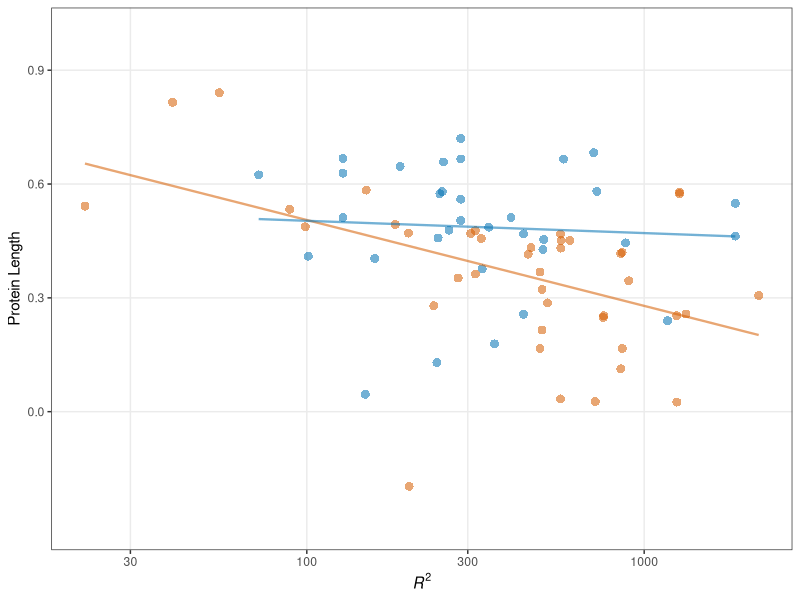
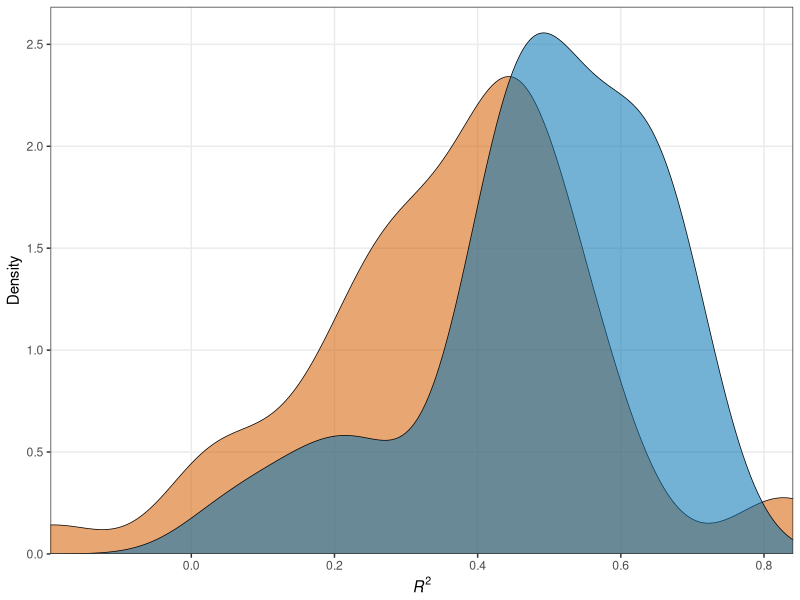
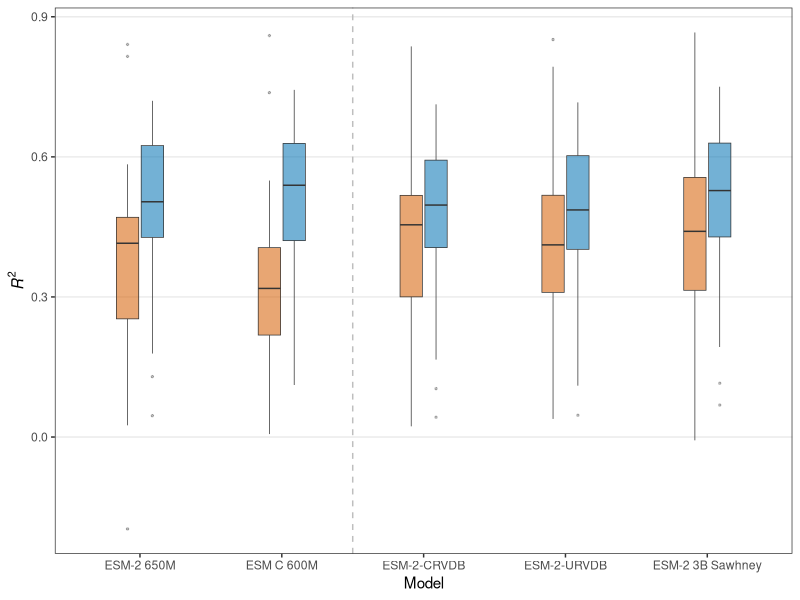
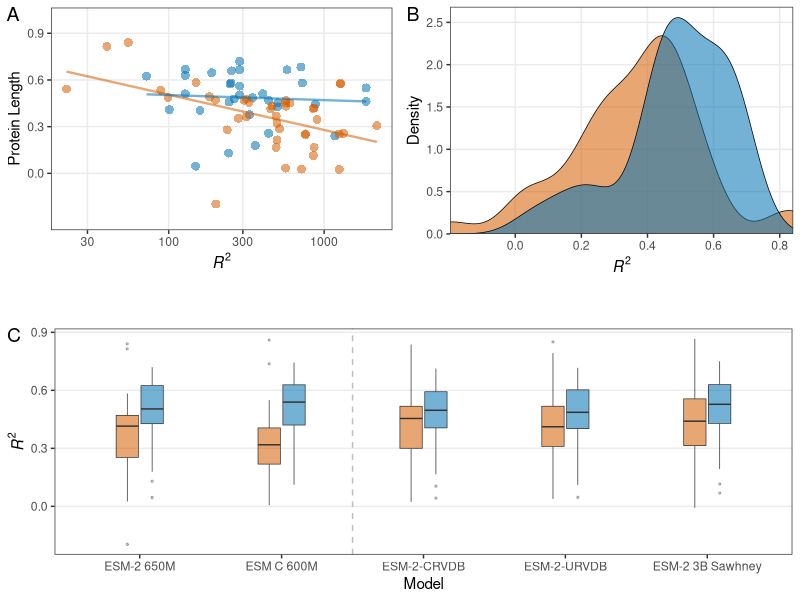
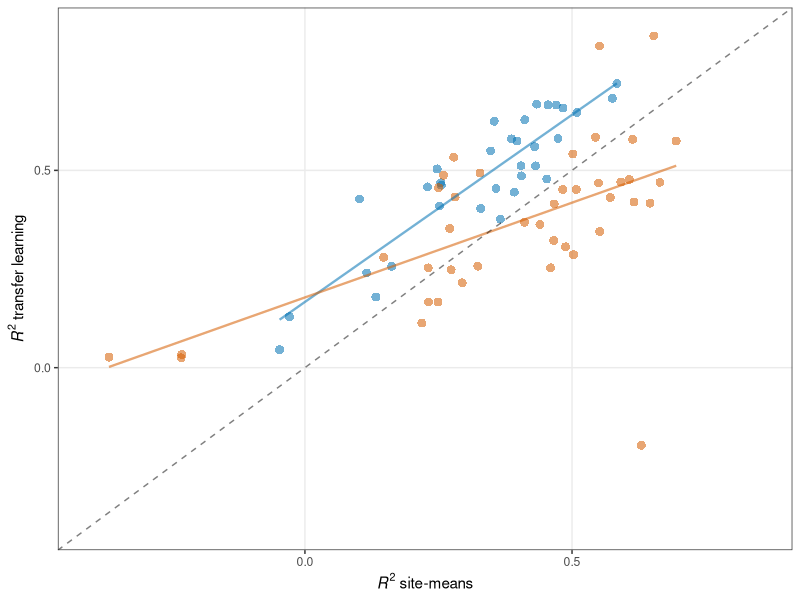
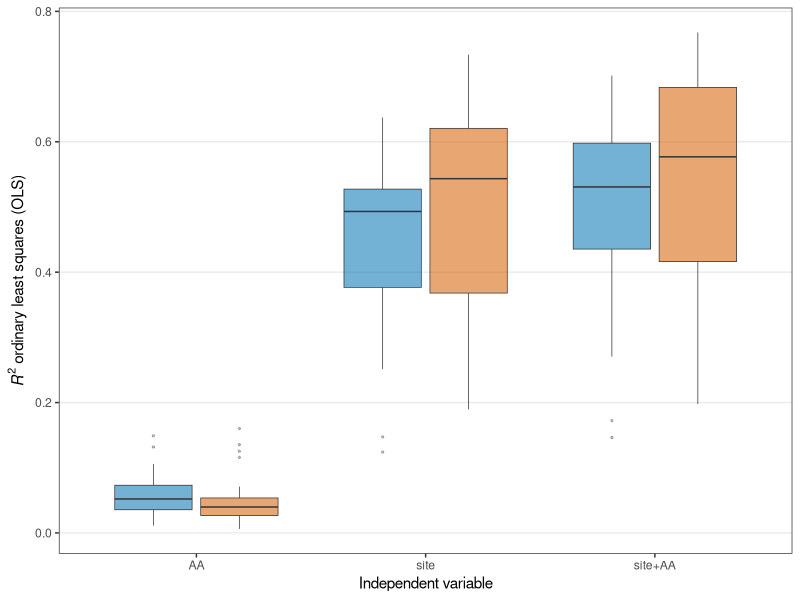
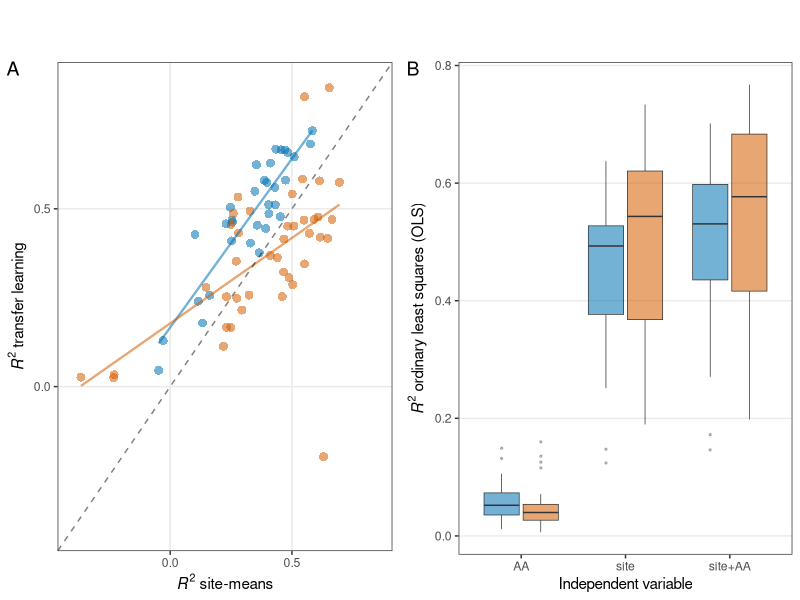
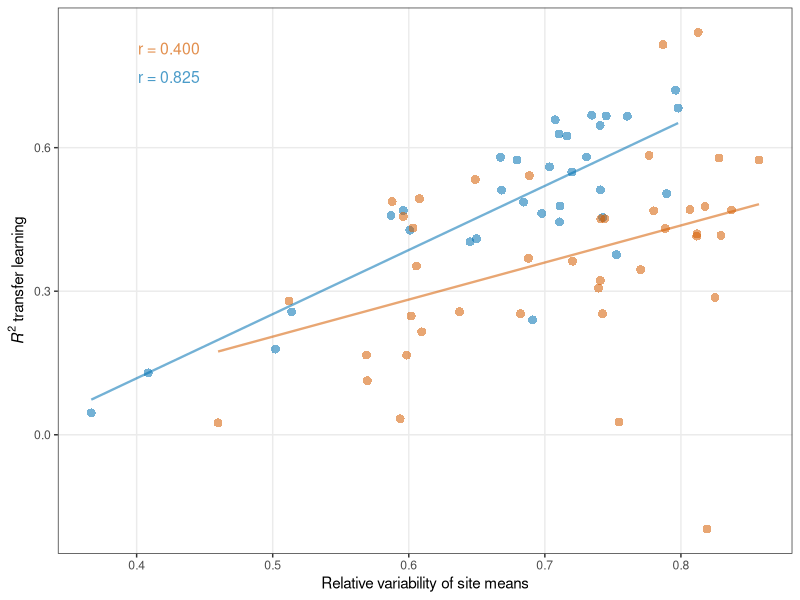

Write R code to recreate these figures, in order. (Note: this script raises an error after producing the figures.)
## ---- chunk 1
library(tidyverse)
library(ggpubr)
library(cowplot)
## ---- chunk 2
# lassoCV full results
full_res <- read_csv("../experiments/compiled_results/res_lassoCV_all_models.csv")
full_res
## ---- chunk 3
# Group and average
cols <- c("rho_score_test", "R2_score_test", "rho_score_train", "R2_score_train", "prot_length")

full_res_avg <- full_res %>%
  group_by(Model, Source, Dataset, Split) %>%
  summarise(across(all_of(cols), mean)) %>%
  mutate(Source = factor(Source, levels = c("viral", "cellular")))

full_res_avg
## ---- chunk 4
esm2_pooled_avg <- full_res_avg[full_res_avg$Model == "ESM-2 650M" & full_res_avg$Split == "Pooled Split",]
esm2_pooled_avg
## ---- chunk 5
# Figure 1 A
p1a <- ggplot(esm2_pooled_avg, aes(x = prot_length, y = R2_score_test, color = Source)) +
  scale_color_manual(values = c("viral" = "#D55E00", "cellular" = "#0072B2")) +
  geom_point(size = 3, alpha = 0.55, stroke=0) +
  geom_line(stat="smooth",method = "lm", size = 0.8, alpha = 0.55) +
  
  scale_x_log10(
    name=expression(italic(R)^2)
  ) +
  
  scale_y_continuous(
    name="Protein Length",
    limits = c(-0.3, 1),
    breaks = c(0, 0.3, 0.6, 0.9)
  ) +

  theme_bw() +
  theme(legend.position = 'none', legend.title = element_blank(), panel.grid.minor = element_blank())

print(p1a)
## ---- chunk 6
# Figure 1 B
p1b <- ggplot(esm2_pooled_avg, aes(x = R2_score_test)) +
  geom_density(aes(fill = Source),  alpha = 0.55, linewidth = 0.25) +
  scale_fill_manual(values = c("viral" = "#D55E00", "cellular" = "#0072B2")) +
  
  scale_y_continuous(name="Density",
                     expand = c(0, 0, 0.05, 0)) +
  
  scale_x_continuous(name=expression(italic(R)^2),
                     expand = c(0, 0, 0.0, 0.0)) +
  
  theme_bw() +
  theme(legend.position = 'none',
        legend.title = element_blank(),
        panel.grid.minor = element_blank(),
        plot.margin = margin(0.068, 0.068, 0.038, 0.068, "in"))

print(p1b)
## ---- chunk 7
# Figure 1 C
full_pooled_avg <- full_res_avg[full_res_avg$Split == "Pooled Split",] %>% 
 mutate(Model = factor(Model, levels = c('ESM-2 650M', 'ESM C 600M', 'ESM-2-CRVDB', 'ESM-2-URVDB', 'ESM-2 3B Sawhney')))

p1c <- ggplot(full_pooled_avg, aes(x = Model, y = R2_score_test, fill = Source)) +
  geom_boxplot(outlier.size = 0.5, outlier.alpha = 0.3, width = 0.35, alpha = 0.55, linewidth = 0.25) +
  scale_fill_manual(values = c("viral" = "#D55E00", "cellular" = "#0072B2")) +
  geom_vline(xintercept = 2.5, linetype = 'dashed', color = 'gray', linewidth = 0.5) +
  
  scale_x_discrete(name='Model') +
  scale_y_continuous(name=expression(italic(R)^2)) +
  
  theme_bw() +

   theme(
    legend.position = 'none',      
    legend.title = element_blank(),
    panel.grid.major.x = element_blank(),
    panel.grid.minor.y = element_blank(),
) 

p1c 



# Figure 1 C - version 2
# full_pooled_avg <- full_res_avg[full_res_avg$Split == "Pooled Split",] %>% 
#  mutate(Model = factor(Model, levels = c('ESM-2 650M', 'ESM C 600M', 'ESM-2-CRVDB', 'ESM-2-URVDB', 'ESM-2 3B Sawhney')))
# 
# p1c <- ggplot(full_pooled_avg, aes(x = Model, y = R2_score_test, fill = Source)) +
#   geom_boxplot(outlier.size = 0.5, outlier.alpha = 0.3, width = 0.35, alpha = 0.55, linewidth = 0.25, key_glyph='rect') +
#   scale_fill_manual(values = c("viral" = "#D55E00", "cellular" = "#0072B2")) +
#   geom_vline(xintercept = 2.5, linetype = 'dashed', color = 'gray', linewidth = 0.5) +
#   
#   scale_x_discrete(name='Model') +
#   scale_y_continuous(name=expression(italic(R)^2)) +
#   
#   theme_bw() +
# 
#    theme(
#     legend.position = c(1, 1.2),      
#     legend.justification = c("right", "top"),
#     legend.direction = "horizontal",
#     legend.title = element_blank(),
#     panel.grid.major.x = element_blank(),
#     panel.grid.minor.y = element_blank(),
#     plot.margin = margin(t = 50, r = 9, b = 9, l = 9),
# ) 
# 
#   
# p1c 
## ---- chunk 8
# Extract the shared legend from one of the plots
shared_legend <- get_legend(
  p1b + theme(
    legend.position = "top",
    legend.justification = c("right", "top"),
    legend.direction = "horizontal"
  )
)


# Specify positioning for figure composition
fig1_top <- plot_grid(p1a, p1b, ncol = 2, labels = c('A', 'B'), label_fontface = "plain")
fig1_bottom <- plot_grid(p1c, labels = c('C'), label_fontface = "plain")

# Compose figure 1
fig1 <- plot_grid(
  fig1_top,
  shared_legend,
  fig1_bottom,
  ncol = 1,
  rel_heights = c(1, 0.15, 1)
)

print(fig1)

#ggsave(path = '../experiments/figures', 'comp1_pLMs_res_v03.png', width = 8, height = 7, units = 'in', dpi = 600, bg='white')
## ---- chunk 9
# Figure 2 A
lassoCV_AVG <- read_csv("../experiments/compiled_results/res_lassoCV_x_AVG.csv", show_col_types = FALSE)

lassoCV_AVG
## ---- chunk 10
p2a <- ggplot(lassoCV_AVG, aes(x = R2_AVG, y = R2_ESM2_650M, color = Source)) +
  scale_color_manual(values = c("viral" = "#D55E00", "cellular" = "#0072B2")) +
  geom_point(size = 3, alpha = 0.55, stroke=0) +
  geom_line(stat="smooth",method = "lm", size = 0.8, alpha = 0.55) +
  geom_abline(intercept = 0, alpha = 0.5, linetype = 'dashed') +
  
  theme_bw() +
  theme(legend.position = 'none', panel.grid.minor = element_blank()) +
  
  scale_x_continuous(
    name = expression(paste(italic(R)^{2}, ' site-means')),
    limits = c(-0.4, 0.85)
      ) +
  scale_y_continuous(
    name = expression(paste(italic(R)^{2}, ' transfer learning')),
    limits = c(-0.4, 0.85)
      ) 
  


print(p2a)
## ---- chunk 11
# Figure 2 B
res_OLS <- read_csv("../experiments/compiled_results/res_OLS.csv", show_col_types = FALSE)
res_OLS
## ---- chunk 12
p2b <- ggplot(res_OLS, aes(x = Model, y = R2, fill = Source)) +
  scale_fill_manual(values = c("viral" = "#D55E00", "cellular" = "#0072B2")) +
  geom_boxplot(outlier.size = 0.5, outlier.alpha = 0.3, alpha = 0.55, linewidth = 0.25) +
  theme_bw() +
  labs(
    x = 'Independent variable',
    y = expression(paste(italic(R)^2, ' ordinary least squares (OLS)'))
    ) +
  
  theme(
    legend.position = 'none',
    legend.title = element_blank(),
    panel.grid.major.x = element_blank(),
    panel.grid.minor.y = element_blank(),
) 
  
print(p2b)
## ---- chunk 13
# Extract the shared legend from one of the plots
shared_legend <- get_legend(
  p1b + theme(
    legend.position = "top",
    legend.justification = c("right", "top"),
    legend.direction = "horizontal"
  )
)

# Compose figure 2
fig2 <- plot_grid(
  shared_legend,
  plot_grid(p2a, p2b, ncol = 2, labels = c('A', 'B'), 
            label_fontface = "plain", rel_widths = c(1, 1)),
  ncol = 1,
  rel_heights = c(0.1, 1)
)


print(fig2)
#ggsave(path='../experiments/figures/', filename='comp2_lassoCV_AVG_OLS_v03.png', width = 8, height = 4, units = 'in', dpi = 600, bg='white')
## ---- chunk 14
# Load variability metrics results
res_var <- read_csv("../experiments/compiled_results/res_lassoCV_esm2_650m_all_metrics.csv", show_col_types = FALSE)
res_var <- res_var[res_var$Split == "Pooled Split",]
res_var
## ---- chunk 15
# Figure 3 A
corr_viral <- cor.test(res_var[res_var$Source == "viral",]$RVSM, res_var[res_var$Source == "viral",]$R2_score_test)
corr_cellular <- cor.test(res_var[res_var$Source == "cellular",]$RVSM, res_var[res_var$Source == "cellular",]$R2_score_test)

p3a <- ggplot(res_var, aes(x = RVSM, y = R2_score_test, color = Source)) +
  scale_color_manual(values = c("viral" = "#D55E00", "cellular" = "#0072B2")) +
  geom_point(size = 3, alpha = 0.55, stroke=0) +
  geom_line(stat="smooth",method = "lm", size = 0.8, alpha = 0.55) +
  annotate(
    "text",
    x = 0.401, y = 0.82,
    hjust = 0, vjust = 1,
    size = 4,
    label = sprintf("r = %.3f", corr_viral$estimate),
    color = '#D55E00B3'
  ) +
  annotate(
    "text",
    x = 0.401, y = 0.76,
    hjust = 0, vjust = 1,
    size = 4,
    label = sprintf("r = %.3f", corr_cellular$estimate),
    color = '#0072B2B3'
  ) +
  theme_bw() +
  theme(legend.position = 'none', panel.grid.minor = element_blank()) +
  
  labs(
    y = expression(paste(italic(R)^2, ' transfer learning')),
    x = "Relative variability of site means"
  )

print(p3a)
## ---- chunk 16
# Figure 3 B
corr_RF_viral <- cor.test(res_var[res_var$Source == "viral",]$RVSM, res_var[res_var$Source == "viral",]$FHVS)
corr_RF_cellular <- cor.test(res_var[res_var$Source == "cellular",]$RVSM, res_var[res_var$Source == "cellular",]$FHVS)

p3b <- ggplot(res_var, aes(x = RVSM, y = FHVS, color = Source)) +
  scale_color_manual(values = c("viral" = "#D55E00", "cellular" = "#0072B2")) +
  geom_point(size = 3, alpha = 0.55, stroke=0) +
  #geom_smooth(method = 'lm', se = FALSE) +
  geom_line(stat="smooth",method = "lm", size = 0.8, alpha = 0.55) +
  annotate(
    "text",
    x = 0.7, y = 0.90,
    hjust = 0, vjust = 1,
    size = 4,
    label = sprintf("r = %.3f", corr_RF_viral$estimate),
    color = '#D55E00B3'
  ) +
  annotate(
    "text",
    x = 0.7, y = 0.85,
    hjust = 0, vjust = 1,
    size = 4,
    label = sprintf("r = %.3f", corr_RF_cellular$estimate),
    color = '#0072B2B3'
  ) +
  theme_bw() +
  theme(legend.position = 'none', panel.grid.minor = element_blank()) +
  labs(y = 'Fraction of highly variable sites', x = 'Relative variability of site means')

print(p3b)
## ---- chunk 17
# Figure 3 C -- unfinished
p3c <- ggplot(res_var, aes(x = FHVS, y = R2_score_test, color = Source)) +
  scale_color_manual(values = c("viral" = "#D55E00", "cellular" = "#0072B2")) +
  geom_point(size = 3, alpha = 0.55, stroke=0) +
  geom_smooth(method = 'lm', formula = 'y ~ I(x*x) + x', se=FALSE, size=0.7, color = '#63636380') +

  theme_bw() +
  theme(legend.position = 'none', panel.grid.minor = element_blank()) +
  labs(y = expression(paste(italic(R)^2, " transfer learning")),
        x = "Fraction of highly variable sites"
  )
  
print(p3c)
## ---- chunk 18
# Figure 3 D
lassoCV_AVG <- read_csv("../experiments/compiled_results/res_lassoCV_x_AVG_HVS.csv", show_col_types = FALSE)


p3d <- ggplot(lassoCV_AVG, aes(x = R2_AVG_HVS, y = R2_ESM2_650M_HVS, color = Source)) +
  scale_color_manual(values = c("viral" = "#D55E00", "cellular" = "#0072B2")) +
  geom_point(size = 3, alpha = 0.55, stroke = 0) +
  geom_line(stat="smooth",method = "lm", size = 0.8, alpha = 0.55) +
  geom_abline(intercept = 0, alpha = 0.5, linetype = 'dashed') +
  
  theme_bw() +
  theme(legend.position = 'none', panel.grid.minor = element_blank()) +
  scale_y_continuous(
    name=expression(paste(italic(R)^2, ' transfer learning')),
    limits = c(-1, 0.9),
  ) +
  scale_x_continuous(
    name=expression(paste(italic(R)^2, ' site-means')),
    limits=c(-1, 0.9),
  )


print(p3d)
## ---- chunk 19
# Extract the shared legend from one of the plots
shared_legend <- get_legend(
  p1b + theme(
    legend.position = "top",
    legend.justification = c("right", "top"),
    legend.direction = "horizontal"
  )
)




fig3 <- plot_grid(
  plot_grid(p3a, p3b, ncol = 2, nrow = 1, labels = c('A', 'B'), rel_widths = c(1, 1), rel_heights = c(1, 1), label_fontface = "plain"),
  plot_grid(shared_legend, ncol = 1, nrow = 1, rel_heights = 1), 
  plot_grid(p3c, p3d, ncol = 2, nrow = 1, labels = c('C', 'D'), rel_widths = c(1, 1), rel_heights = c(1, 1), label_fontface = "plain"),
  ncol = 1,
  rel_heights = c(1, 0.1, 1)
)

print(fig3)
#ggsave(path = '../experiments/figures/', 'comp3_site_variation4_v03.png', width = 8, height = 7, units = 'in', dpi = 600, bg='white')
## ---- chunk 20
# Figure 4
full_res_avg_df = full_res_avg %>% 
  mutate(Model = factor(Model, levels = c('ESM-2 650M', 'ESM C 600M', 'ESM-2-CRVDB', 'ESM-2-URVDB', 'ESM-2 3B Sawhney')))


p4 <- ggplot(full_res_avg_df, aes(x = Model, y = R2_score_test, fill = Split)) +
  scale_fill_manual(values = c("Pooled Split" = "#20B15C", "Site Split" = "#E2B40E"),
                    labels = c("Pooled", "Stratified by Site")) +
  geom_boxplot(outlier.size = 0.5, outlier.alpha = 0.3, width = 0.5, alpha = 0.55, linewidth = 0.25) +
  geom_vline(xintercept = 2.5, linetype = 'dashed', color = 'gray', linewidth = 0.5) +
  
  labs(x = 'Model', y = expression(italic(R)^2)) +
  
  facet_wrap(~Source, nrow = 2) +
  
  theme_bw() +
  theme(panel.grid.major.x = element_blank(), legend.position = 'top', legend.title = element_blank())

print(p4)
#ggsave(path = '../experiments/figures/', 'fig4_site_x_pooled_all_models_v03.png', width = 8, height = 5, units = 'in', dpi = 600)

## ---- chunk 21
# ProteinGym metrics
prot_gym <- read_csv("../experiments/compiled_results/protein_gym_plus_var_res.csv", show_col_types = FALSE)
kermut <- prot_gym[prot_gym$model_name == "Kermut" & prot_gym$fold_variable_name == "fold_random_5",]
kermut

## ---- chunk 22
model <- lm(Spearman ~ RVSM + FHVS, data = kermut)
summary(model)

# R^2
r2 <- summary(model)$r.squared
print(r2)
## ---- chunk 23
# Figure 5
kermut$y_pred <- predict(model, newdata = kermut)
kermut$y_true <- kermut$Spearman

p5 <- ggplot(kermut, aes(x = y_pred, y = y_true)) +
  geom_point(size = 2.5, alpha = 0.5) +
  geom_smooth(method='lm', se=FALSE, color = 'black') +
  theme_bw() +
  annotate(
    "text",
    x = 0.26, y = 0.91,
    hjust = 0, vjust = 1,
    size = 4,
    label = sprintf("R^2 == %.3f", r2),
    parse = TRUE
  ) +
  labs(x = "Spearman (Predicted)", y = "Spearman (Actual)") +
  theme(legend.position = "top", panel.grid.minor = element_blank())

print(p5)

ggsave('fig5_actual_x_predicted_protGym_v03.png', width = 4, height = 3.5, units = 'in', dpi = 300, path = '../experiments')
## ---- chunk 24
set.seed(55)

# make axes with ellipses
aa <- c("A", "C", "...", "... ", "W", "Y")
pos_labels <- c("1", "2", "3", "...", " ", "  ", "... ", "L-2", "L-1", "L")

n_aa <- length(aa)
L <- length(pos_labels)

# grid
df <- expand.grid(
  pos = factor(pos_labels, levels = pos_labels),
  aa  = factor(aa, levels = aa)
)

# dataframe for pooled
test_frac <- 0.2
df_rand <- df %>%
  mutate(
    split = ifelse(runif(n()) < test_frac, "test data", "train data"),
    scheme = "Pooled"
  )

# dataframe for stratified by site
test_pos <- sample(pos_labels, size = 2)
df_pos <- df %>%
  mutate(
    split = ifelse(pos %in% test_pos, "test data", "train data"),
    scheme = "Stratified by site"
  )

df_all <- bind_rows(df_rand, df_pos)

# plot
s4 <- ggplot(df_all, aes(x = pos, y = aa, fill = split)) +
  geom_tile(color = "black", linewidth = 0.3, linetype = 'dotted') +
  scale_fill_manual(values = c("train data" = "#e1f7d5", "test data" = "#f1cbff")) +
  facet_wrap(~ scheme, nrow = 1) +
  labs(
    x = "Sequence position index",
    y = "Amino acid substitution"
  ) +
  theme_bw() +
  theme(
    panel.grid = element_blank(),
    axis.ticks = element_blank(),
    axis.text.y = element_text(angle = 90, vjust = 0.5, hjust = 0.5),
    legend.title = element_blank()
  )

print(s4)

ggsave('supp_pooled_site_schematic.png', width = 8, height = 2.5, units = 'in', dpi = 300, path = '../experiments')
## ---- chunk 25
p4supp <- ggplot(full_res_avg, aes(x = Model, y = rho_score_test, fill = Split)) +
  scale_fill_manual(values = c("Pooled Split" = "#20B15C", "Site Split" = "#E2B40E"),
                    labels = c("Pooled", "Stratified by Site")) +
  geom_boxplot(outlier.size = 0.5, outlier.alpha = 0.3, width = 0.5, alpha = 0.5) +
  geom_vline(xintercept = 2.5, linetype = 'dashed', color = 'gray', linewidth = 0.5) +
  scale_x_discrete(labels = c("ESM-2 650M", "ESM C 600M", "ESM-2 650M CRVDB", "ESM-2 650M URVDB", "ESM-2 3B Sawhney")) +
  labs(x = 'Model', y = expression(rho)) +
  theme_bw() +
  facet_wrap(~Source, nrow = 2) +
  theme(panel.grid.major.x = element_blank(), legend.position = 'top', legend.title = element_blank())

print(p4supp)

#ggsave('supp4_site_x_pooled_spearman.png', width = 8, height = 5, units = 'in', dpi = 300, path = '../experiments')
